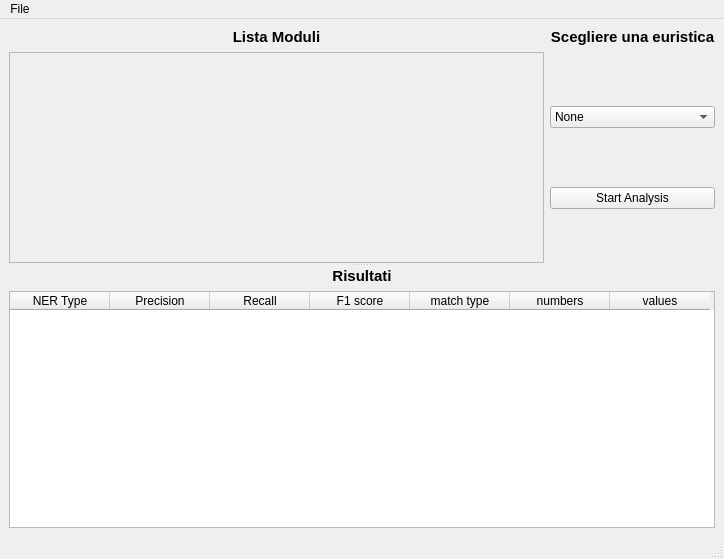
<?xml version="1.0" encoding="UTF-8"?>
<ui version="4.0">
 <class>MainWindow</class>
 <widget class="QMainWindow" name="MainWindow">
  <property name="geometry">
   <rect>
    <x>0</x>
    <y>0</y>
    <width>724</width>
    <height>559</height>
   </rect>
  </property>
  <property name="windowTitle">
   <string>MainWindow</string>
  </property>
  <widget class="QWidget" name="centralwidget">
   <layout class="QHBoxLayout" name="horizontalLayout_2">
    <item>
     <widget class="QSplitter" name="splitter">
      <property name="orientation">
       <enum>Qt::Vertical</enum>
      </property>
      <widget class="QWidget" name="layoutWidget">
       <layout class="QHBoxLayout" name="horizontalLayout">
        <item>
         <layout class="QVBoxLayout" name="verticalLayout">
          <item>
           <widget class="QLabel" name="modules_label">
            <property name="font">
             <font>
              <pointsize>11</pointsize>
              <weight>75</weight>
              <bold>true</bold>
             </font>
            </property>
            <property name="autoFillBackground">
             <bool>false</bool>
            </property>
            <property name="text">
             <string>Lista Moduli</string>
            </property>
            <property name="textFormat">
             <enum>Qt::AutoText</enum>
            </property>
            <property name="alignment">
             <set>Qt::AlignCenter</set>
            </property>
           </widget>
          </item>
          <item>
           <widget class="QScrollArea" name="scrollArea">
            <property name="widgetResizable">
             <bool>true</bool>
            </property>
            <widget class="QWidget" name="scrollAreaWidgetContents">
             <property name="geometry">
              <rect>
               <x>0</x>
               <y>0</y>
               <width>520</width>
               <height>216</height>
              </rect>
             </property>
             <layout class="QGridLayout" name="gridLayout">
              <item row="1" column="0">
               <layout class="QVBoxLayout" name="modules_layout"/>
              </item>
             </layout>
            </widget>
           </widget>
          </item>
         </layout>
        </item>
        <item>
         <layout class="QVBoxLayout" name="verticalLayout_3">
          <item>
           <widget class="QLabel" name="heuristic_label">
            <property name="font">
             <font>
              <pointsize>11</pointsize>
              <weight>75</weight>
              <bold>true</bold>
             </font>
            </property>
            <property name="autoFillBackground">
             <bool>false</bool>
            </property>
            <property name="text">
             <string>Scegliere una euristica</string>
            </property>
            <property name="textFormat">
             <enum>Qt::AutoText</enum>
            </property>
            <property name="alignment">
             <set>Qt::AlignCenter</set>
            </property>
           </widget>
          </item>
          <item>
           <spacer name="verticalSpacer_2">
            <property name="orientation">
             <enum>Qt::Vertical</enum>
            </property>
            <property name="sizeHint" stdset="0">
             <size>
              <width>20</width>
              <height>40</height>
             </size>
            </property>
           </spacer>
          </item>
          <item>
           <widget class="QComboBox" name="comboBox">
            <item>
             <property name="text">
              <string>None</string>
             </property>
            </item>
           </widget>
          </item>
          <item>
           <spacer name="verticalSpacer">
            <property name="orientation">
             <enum>Qt::Vertical</enum>
            </property>
            <property name="sizeHint" stdset="0">
             <size>
              <width>20</width>
              <height>40</height>
             </size>
            </property>
           </spacer>
          </item>
          <item>
           <widget class="QPushButton" name="start_analysis_button">
            <property name="text">
             <string>Start Analysis</string>
            </property>
           </widget>
          </item>
          <item>
           <spacer name="verticalSpacer_5">
            <property name="orientation">
             <enum>Qt::Vertical</enum>
            </property>
            <property name="sizeHint" stdset="0">
             <size>
              <width>20</width>
              <height>40</height>
             </size>
            </property>
           </spacer>
          </item>
         </layout>
        </item>
       </layout>
      </widget>
      <widget class="QWidget" name="layoutWidget">
       <layout class="QVBoxLayout" name="verticalLayout_2">
        <item>
         <widget class="QLabel" name="modules_label_2">
          <property name="font">
           <font>
            <pointsize>11</pointsize>
            <weight>75</weight>
            <bold>true</bold>
           </font>
          </property>
          <property name="autoFillBackground">
           <bool>false</bool>
          </property>
          <property name="text">
           <string>Risultati</string>
          </property>
          <property name="textFormat">
           <enum>Qt::AutoText</enum>
          </property>
          <property name="alignment">
           <set>Qt::AlignCenter</set>
          </property>
         </widget>
        </item>
        <item>
         <widget class="QTableWidget" name="tableWidget">
          <attribute name="horizontalHeaderCascadingSectionResizes">
           <bool>false</bool>
          </attribute>
          <column>
           <property name="text">
            <string>NER Type</string>
           </property>
          </column>
          <column>
           <property name="text">
            <string>Precision</string>
           </property>
          </column>
          <column>
           <property name="text">
            <string>Recall</string>
           </property>
          </column>
          <column>
           <property name="text">
            <string>F1 score</string>
           </property>
          </column>
          <column>
           <property name="text">
            <string>match type</string>
           </property>
          </column>
          <column>
           <property name="text">
            <string>numbers</string>
           </property>
          </column>
          <column>
           <property name="text">
            <string>values</string>
           </property>
          </column>
         </widget>
        </item>
       </layout>
      </widget>
     </widget>
    </item>
   </layout>
  </widget>
  <widget class="QMenuBar" name="menubar">
   <property name="geometry">
    <rect>
     <x>0</x>
     <y>0</y>
     <width>724</width>
     <height>21</height>
    </rect>
   </property>
   <widget class="QMenu" name="menuFile">
    <property name="title">
     <string>File</string>
    </property>
    <addaction name="action_clear_table"/>
   </widget>
   <addaction name="menuFile"/>
  </widget>
  <widget class="QStatusBar" name="statusbar"/>
  <action name="action_clear_table">
   <property name="text">
    <string>Svuota Tabella risultati</string>
   </property>
  </action>
 </widget>
 <resources/>
 <connections/>
</ui>
